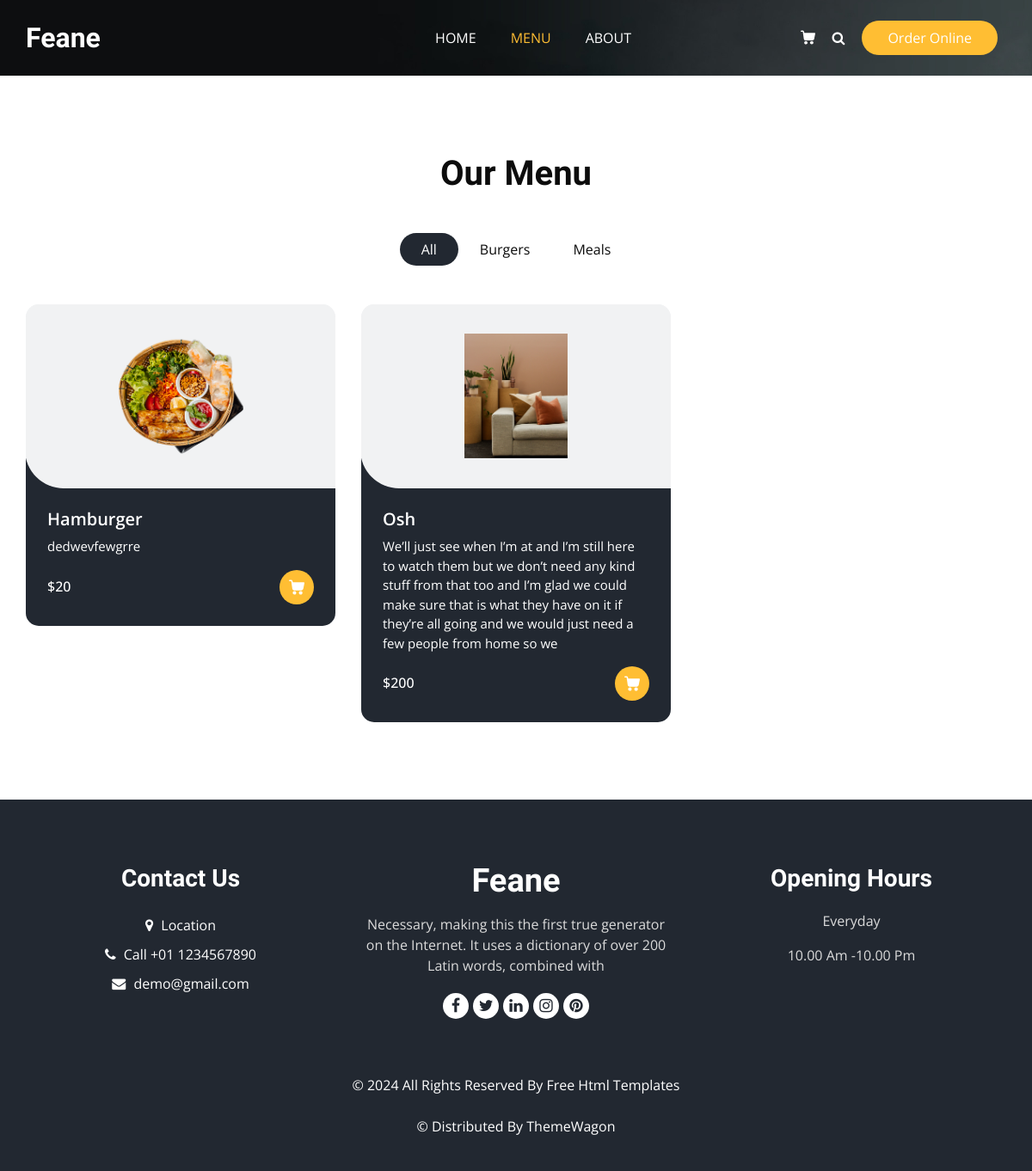
The app's page /menu/, older data.
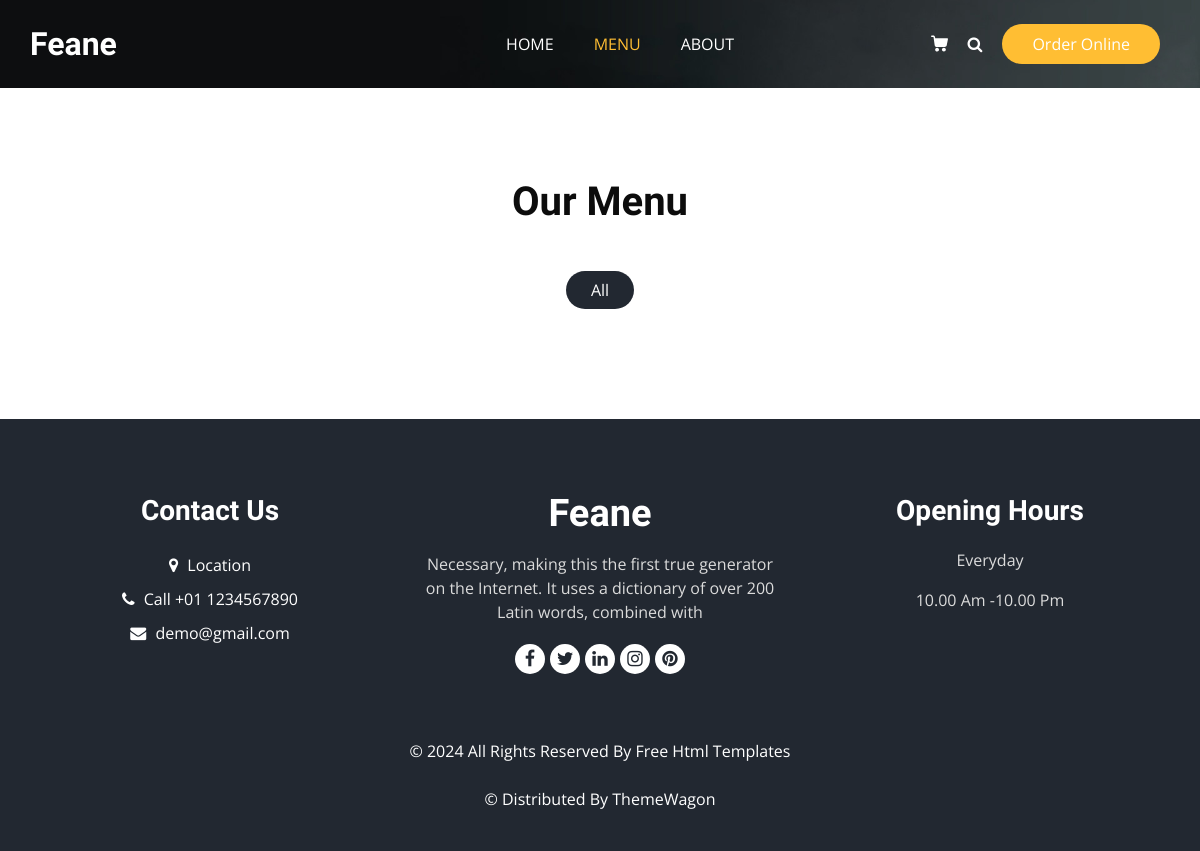
The same page, newer data.
### app/models.py (models this page shows, shortened)
class Category(models.Model):
    name = models.CharField(max_length=255)
    meal = models.ManyToManyField('Meal', related_name="meals", blank=True)

class Meal(models.Model):
    name = models.CharField(max_length=255)
    category = models.ManyToManyField('Category', related_name="categories")
    price = models.IntegerField()
    description = models.TextField()
    image = models.ImageField(upload_to='meals/')

### app/views.py (the view)
# urls.py: path('menu/', menu, name="menu"),
def menu(request):
    categories = Category.objects.all()
    meals = Meal.objects.all()
    data = {
    'categories': categories,
    'meals': meals,
    }
    return render(request, 'menu.html', data)

### templates/menu.html (shortened to what the changed rows need)
{% load static %}
<!DOCTYPE html>
<html>
<head>
  <link rel="stylesheet" type="text/css" href="{% static 'css/bootstrap.css' %}" />
  <link rel="stylesheet" type="text/css" href="https://cdnjs.cloudflare.com/ajax/libs/OwlCarousel2/2.3.4/assets/owl.carousel.min.css" />
  <link rel="stylesheet" href="https://cdnjs.cloudflare.com/ajax/libs/jquery-nice-select/1.1.0/css/nice-select.min.css" />
  <link href="{% static 'css/font-awesome.min.css' %}" rel="stylesheet" />
  <link href="{% static 'css/style.css' %}" rel="stylesheet" />
  <link href="{% static 'css/responsive.css' %}" rel="stylesheet" />
</head>
<body class="sub_page">
  <section class="food_section layout_padding">
    <div class="container">
      <div class="heading_container heading_center">
        <h2>
          Our Menu
        </h2>
      </div>
      <ul class="filters_menu">
        <li class="active" data-filter="*">All</li>
        {% for category in categories %}
            <li data-filter=".{{ category.name|lower }}">{{ category.name }}</li>
        {% endfor %}
      </ul>
      <div class="filters-content">
        <div class="row grid">
          {% for meal in meals %}
            <div class="col-sm-6 col-lg-4 all {% for category in meal.category.all %}{{ category.name|lower }} {% endfor %}">
              <div class="box">
                <div>
                  <div class="img-box">
                    <img src="{{ meal.image.url }}" alt="">
                  </div>
                  <div class="detail-box">
                    <h5>
                      {{ meal.name }}
                    </h5>
                    <p>
                      {{ meal.description }}
                    </p>
                    <div class="options">
                      <h6>
                        ${{ meal.price }}
                      </h6>
                      <a href="">
                      </a>
                    </div>
                  </div>
                </div>
              </div>
            </div>
          {% endfor %}
        </div>
      </div>
    </div>
  </section>
</body>
</html>

Row changes from the older to the newer data that the page shows:
removed Category: name "Burgers"
removed Category: name "Meals"
removed Meal: image (picture), name "Hamburger", description "dedwevfewgrre", price "20"
removed Meal: image (picture), name "Osh", description "We’ll just see when I’m at and I’m still here to watch them but we don’t need any kind stuff from that too and I’m glad we could make sure that is what they have on it if they’re all going and we would just need a few people from home so we", price "200"
